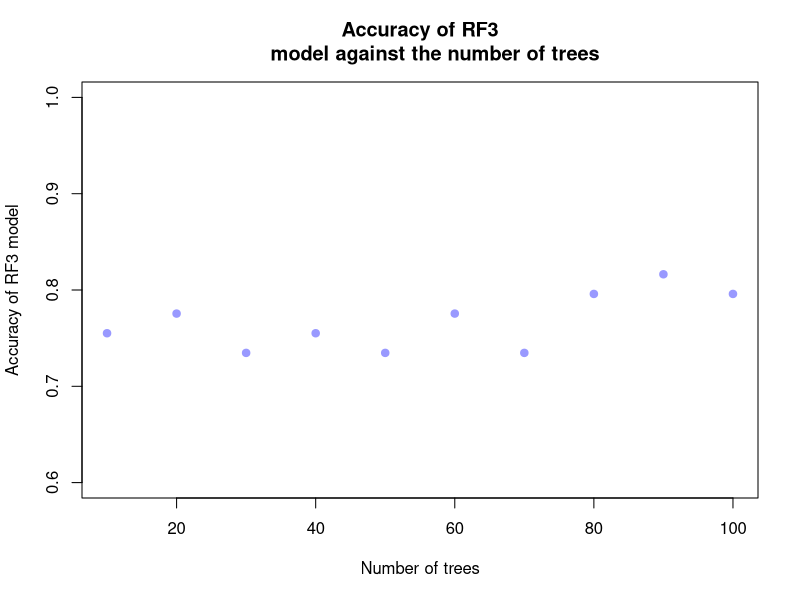

Here is the R script that generated this plot:
# Load libraries
library(readr)
library(dplyr)

install.packages("caTools")    # For Logistic regression 
library(caTools)

install.packages('randomForest') # For generating random forest model
library(randomForest)

install.packages('caret')                    # classification and regression training : The library caret has a function to make prediction.
library(caret)
install.packages('e1071', dependencies=TRUE)

set.seed(123)
dataset = read_csv("all_data.csv")

#Copy the column labels for the training and testing set
training_data <- dataset[1, ]
test_data <- dataset[1, ]

#Separate the data into training and testing. As per the paper, for each 5 rows
#of data, 4 rows go to training, and 1 row goes to testing
train_start <- 1
train_end <- 4
start <- 1
end <- 4
for (i in 1:48) {
  training_data[train_start:train_end, ] <- dataset[start:end, ]
  test_data[i+1, ] <- dataset[end+1, ]
  train_start <- train_start + 4
  train_end <- train_end + 4
  start <- start + 5
  end <- end + 5
}


# Create training and test datasets that only contain model factors
train <- training_data[, 4:53]
names(train) <- make.names(names(train))
test <- test_data[, 4:53]
names(test) <- make.names(names(test))


# Fit the RF3 model! ------------------------------------------------------

# Loop through each number of trees
# Store accuracy results
accuracy_results_RF3 <- numeric(10)  # For 10:100 in steps of 10

#Create a vector with the different numbers of trees to use
notrees <- seq(10, 100, by=10)

# Extract target variables for train and test datasets
traintarget_RF3 <- training_data[[56]]
traintarget_RF3 <- as.factor(traintarget_RF3)
testtarget_RF3 <- test_data[[56]]
testtarget_RF3 <- as.factor(testtarget_RF3)

# Loop through each number of trees
for (i in 1:length(notrees)) {
  
  # Fit the random forest model
  rf_3 <- randomForest(traintarget_RF3 ~ ., data = train, ntree = notrees[i], 
                       proximity = TRUE)
  
  # Evaluate on the test dataset
  predictions <- predict(rf_3, newdata = test)
  confusion_matrix_RF3 <- table(testtarget_RF3, predictions)
  accuracy_RF3 <- sum(diag(confusion_matrix_RF3)) / sum(confusion_matrix_RF3)
  
  # Store the accuracy in the results vector
  accuracy_results_RF3[i] <- accuracy_RF3  # Store the accuracy at the appropriate index
}

# Combine accuracy results with target names
results_df_RF3 <- data.frame(Trees = notrees, Accuracy = accuracy_results_RF3)

# Print the results
print(results_df_RF3)

# Print all accuracies
print("Accuracy results for each number of trees (RF3 model)")
print(accuracy_results_RF3)

print("Average accuracy for RF3 model")
mean(accuracy_results_RF3)

#Finally, plot the accuracy against the number of trees
plot(notrees, accuracy_results_RF3, pch=19, col="#9999FF", main="Accuracy of RF3
     model against the number of trees", xlab="Number of trees", 
     ylab="Accuracy of RF3 model", ylim=c(0.6, 1))

# Model reduction for RF3 model! ------------------------------------------

#The section of fitting the RF3 model will need to be run for this section to work

#Get the importance values
RF3_importance_all <- importance(rf_3)
print(RF3_importance_all)

#Convert to a dataframe to identify 5 minimum values
RF3_importance_all_df <- as.data.frame(RF3_importance_all)

#Add variable names
RF3_importance_all_df$Variable <- rownames(RF3_importance_all_df)

#Identify 5 minimum values
RF3_min_importance_all <- RF3_importance_all_df[order(RF3_importance_all_df$MeanDecreaseGini), ][1:5, ]

#Print the results
print(RF3_min_importance_all)

#Now remove the least important variables and refit RF model
train_2_exclude <- train[ ,RF3_min_importance_all[ ,2]]
columns_include <- setdiff(names(train), names(train_2_exclude))
train_2 <- train[ ,columns_include]
names(train_2) <- make.names(names(train_2))
test_2_exclude <- test[ ,RF3_min_importance_all[ ,2]]
columns_include <- setdiff(names(test), names(test_2_exclude))
test_2 <- test[ ,columns_include]
names(test_2) <- make.names(names(test_2))

#Now refit the model and test the accuracy
accuracy_results_RF3_2 <- numeric(10)  # For 10:100 in steps of 10

# Loop through each number of trees
for (i in 1:length(notrees)) {
  
  # Fit the random forest model
  rf_3_2 <- randomForest(traintarget_RF3 ~ ., data = train_2, ntree = notrees[i], 
                         proximity = TRUE)
  
  # Evaluate on the test dataset
  predictions <- predict(rf_3_2, newdata = test_2)
  confusion_matrix_RF3_2 <- table(testtarget_RF3, predictions)
  accuracy_RF3_2 <- sum(diag(confusion_matrix_RF3_2)) / sum(confusion_matrix_RF3_2)
  
  # Store the accuracy in the results vector
  accuracy_results_RF3_2[i] <- accuracy_RF3_2  # Store the accuracy at the appropriate index
}

mean(accuracy_results_RF3_2)

#The accuracy is 77.14% (previously 76.73%), so now find the next 5 least 
#important factors and remove them

#Identify least important factors
RF3_importance_2 <- importance(rf_3_2)
print(RF3_importance_2)

#Convert to a dataframe to identify 5 minimum values
RF3_importance_2_df <- as.data.frame(RF3_importance_2)

#Add variable names
RF3_importance_2_df$Variable <- rownames(RF3_importance_2_df)

#Identify 5 minimum values
RF3_min_importance_2 <- RF3_importance_2_df[order(RF3_importance_2_df$MeanDecreaseGini), ][1:5, ]

#Print the results
print(RF3_min_importance_2)

#Now remove the least important variables and refit RF model
train_3_exclude <- train_2[ ,RF3_min_importance_2[ ,2]]
columns_include <- setdiff(names(train_2), names(train_3_exclude))
train_3 <- train_2[ ,columns_include]
names(train_3) <- make.names(names(train_3))
test_3_exclude <- test_2[ ,RF3_min_importance_2[ ,2]]
columns_include <- setdiff(names(test_2), names(test_3_exclude))
test_3 <- test_2[ ,columns_include]
names(test_3) <- make.names(names(test_3))

#Now refit the model and test the accuracy
accuracy_results_RF3_3 <- numeric(10)  # For 10:100 in steps of 10

# Loop through each number of trees
for (i in 1:length(notrees)) {
  
  # Fit the random forest model
  rf_3_3 <- randomForest(traintarget_RF3 ~ ., data = train_3, ntree = notrees[i], 
                         proximity = TRUE)
  
  # Evaluate on the test dataset
  predictions <- predict(rf_3_3, newdata = test_3)
  confusion_matrix_RF3_3 <- table(testtarget_RF3, predictions)
  accuracy_RF3_3 <- sum(diag(confusion_matrix_RF3_3)) / sum(confusion_matrix_RF3_3)
  
  # Store the accuracy in the results vector
  accuracy_results_RF3_3[i] <- accuracy_RF3_3  # Store the accuracy at the appropriate index
}

mean(accuracy_results_RF3_3)

#The accuracy is at 75.51% (previously 77.14%), so now find the next 5 least 
#important factors and remove them

#Identify least important factors
RF3_importance_3 <- importance(rf_3_3)
print(RF3_importance_3)

#Convert to a dataframe to identify 5 minimum values
RF3_importance_3_df <- as.data.frame(RF3_importance_3)

#Add variable names
RF3_importance_3_df$Variable <- rownames(RF3_importance_3_df)

#Identify 5 minimum values
RF3_min_importance_3 <- RF3_importance_3_df[order(RF3_importance_3_df$MeanDecreaseGini), ][1:5, ]

#Print the results
print(RF3_min_importance_3)

#Now remove the least important variables and refit RF model
train_4_exclude <- train_3[ ,RF3_min_importance_3[ ,2]]
columns_include <- setdiff(names(train_3), names(train_4_exclude))
train_4 <- train_3[ ,columns_include]
names(train_4) <- make.names(names(train_4))
test_4_exclude <- test_3[ ,RF3_min_importance_3[ ,2]]
columns_include <- setdiff(names(test_3), names(test_4_exclude))
test_4 <- test_3[ ,columns_include]
names(test_4) <- make.names(names(test_4))

#Now refit the model and test the accuracy
accuracy_results_RF3_4 <- numeric(10)  # For 10:100 in steps of 10

# Loop through each number of trees
for (i in 1:length(notrees)) {
  
  # Fit the random forest model
  rf_3_4 <- randomForest(traintarget_RF3 ~ ., data = train_4, ntree = notrees[i], 
                         proximity = TRUE)
  
  # Evaluate on the test dataset
  predictions <- predict(rf_3_4, newdata = test_4)
  confusion_matrix_RF3_4 <- table(testtarget_RF3, predictions)
  accuracy_RF3_4 <- sum(diag(confusion_matrix_RF3_4)) / sum(confusion_matrix_RF3_4)
  
  # Store the accuracy in the results vector
  accuracy_results_RF3_4[i] <- accuracy_RF3_4  # Store the accuracy at the appropriate index
}

mean(accuracy_results_RF3_4)

#The accuracy is at 77.14% (previously 75.51%), so now find the next 5 least 
#important factors and remove them

#Identify least important factors
RF3_importance_4 <- importance(rf_3_4)
print(RF3_importance_4)

#Convert to a dataframe to identify 5 minimum values
RF3_importance_4_df <- as.data.frame(RF3_importance_4)

#Add variable names
RF3_importance_4_df$Variable <- rownames(RF3_importance_4_df)

#Identify 5 minimum values
RF3_min_importance_4 <- RF3_importance_4_df[order(RF3_importance_4_df$MeanDecreaseGini), ][1:5, ]

#Print the results
print(RF3_min_importance_4)

#Now remove the least important variables and refit RF model
train_5_exclude <- train_4[ ,RF3_min_importance_4[ ,2]]
columns_include <- setdiff(names(train_4), names(train_5_exclude))
train_5 <- train_4[ ,columns_include]
names(train_5) <- make.names(names(train_5))
test_5_exclude <- test_4[ ,RF3_min_importance_4[ ,2]]
columns_include <- setdiff(names(test_4), names(test_5_exclude))
test_5 <- test_4[ ,columns_include]
names(test_5) <- make.names(names(test_5))

#Now refit the model and test the accuracy
accuracy_results_RF3_5 <- numeric(10)  # For 10:100 in steps of 10

# Loop through each number of trees
for (i in 1:length(notrees)) {
  
  # Fit the random forest model
  rf_3_5 <- randomForest(traintarget_RF3 ~ ., data = train_5, ntree = notrees[i], 
                         proximity = TRUE)
  
  # Evaluate on the test dataset
  predictions <- predict(rf_3_5, newdata = test_5)
  confusion_matrix_RF3_5 <- table(testtarget_RF3, predictions)
  accuracy_RF3_5 <- sum(diag(confusion_matrix_RF3_5)) / sum(confusion_matrix_RF3_5)
  
  # Store the accuracy in the results vector
  accuracy_results_RF3_5[i] <- accuracy_RF3_5  # Store the accuracy at the appropriate index
}

mean(accuracy_results_RF3_5)

#The accuracy is at 76.53% (previously 77.14%), so now find the next 5 least 
#important factors and remove them

#Identify least important factors
RF3_importance_5 <- importance(rf_3_5)
print(RF3_importance_5)

#Convert to a dataframe to identify 5 minimum values
RF3_importance_5_df <- as.data.frame(RF3_importance_5)

#Add variable names
RF3_importance_5_df$Variable <- rownames(RF3_importance_5_df)

#Identify 5 minimum values
RF3_min_importance_5 <- RF3_importance_5_df[order(RF3_importance_5_df$MeanDecreaseGini), ][1:5, ]

#Print the results
print(RF3_min_importance_5)

#Now remove the least important variables and refit RF model
train_6_exclude <- train_5[ ,RF3_min_importance_5[ ,2]]
columns_include <- setdiff(names(train_5), names(train_6_exclude))
train_6 <- train_5[ ,columns_include]
names(train_6) <- make.names(names(train_6))
test_6_exclude <- test_5[ ,RF3_min_importance_5[ ,2]]
columns_include <- setdiff(names(test_5), names(test_6_exclude))
test_6 <- test_5[ ,columns_include]
names(test_6) <- make.names(names(test_6))

#Now refit the model and test the accuracy
accuracy_results_RF3_6 <- numeric(10)  # For 10:100 in steps of 10

# Loop through each number of trees
for (i in 1:length(notrees)) {
  
  # Fit the random forest model
  rf_3_6 <- randomForest(traintarget_RF3 ~ ., data = train_6, ntree = notrees[i], 
                         proximity = TRUE)
  
  # Evaluate on the test dataset
  predictions <- predict(rf_3_6, newdata = test_6)
  confusion_matrix_RF3_6 <- table(testtarget_RF3, predictions)
  accuracy_RF3_6 <- sum(diag(confusion_matrix_RF3_6)) / sum(confusion_matrix_RF3_6)
  
  # Store the accuracy in the results vector
  accuracy_results_RF3_6[i] <- accuracy_RF3_6  # Store the accuracy at the appropriate index
}

mean(accuracy_results_RF3_6)

#The accuracy is at 76.12% (previously 76.53%), so now find the next 5 least 
#important factors and remove them

#Identify least important factors
RF3_importance_6 <- importance(rf_3_6)
print(RF3_importance_6)

#Convert to a dataframe to identify 5 minimum values
RF3_importance_6_df <- as.data.frame(RF3_importance_6)

#Add variable names
RF3_importance_6_df$Variable <- rownames(RF3_importance_6_df)

#Identify 5 minimum values
RF3_min_importance_6 <- RF3_importance_6_df[order(RF3_importance_6_df$MeanDecreaseGini), ][1:5, ]

#Print the results
print(RF3_min_importance_6)

#Now remove the least important variables and refit RF model
train_7_exclude <- train_6[ ,RF3_min_importance_6[ ,2]]
columns_include <- setdiff(names(train_6), names(train_7_exclude))
train_7 <- train_6[ ,columns_include]
names(train_7) <- make.names(names(train_7))
test_7_exclude <- test_6[ ,RF3_min_importance_6[ ,2]]
columns_include <- setdiff(names(test_6), names(test_7_exclude))
test_7 <- test_6[ ,columns_include]
names(test_7) <- make.names(names(test_7))

#Now refit the model and test the accuracy
accuracy_results_RF3_7 <- numeric(10)  # For 10:100 in steps of 10

# Loop through each number of trees
for (i in 1:length(notrees)) {
  
  # Fit the random forest model
  rf_3_7 <- randomForest(traintarget_RF3 ~ ., data = train_7, ntree = notrees[i], 
                         proximity = TRUE)
  
  # Evaluate on the test dataset
  predictions <- predict(rf_3_7, newdata = test_7)
  confusion_matrix_RF3_7 <- table(testtarget_RF3, predictions)
  accuracy_RF3_7 <- sum(diag(confusion_matrix_RF3_7)) / sum(confusion_matrix_RF3_7)
  
  # Store the accuracy in the results vector
  accuracy_results_RF3_7[i] <- accuracy_RF3_7  # Store the accuracy at the appropriate index
}

mean(accuracy_results_RF3_7)

#The accuracy is at 76.12% (previously 76.12%), so now find the next 5 least 
#important factors and remove them

#Identify least important factors
RF3_importance_7 <- importance(rf_3_7)
print(RF3_importance_7)

#Convert to a dataframe to identify 5 minimum values
RF3_importance_7_df <- as.data.frame(RF3_importance_7)

#Add variable names
RF3_importance_7_df$Variable <- rownames(RF3_importance_7_df)

#Identify 5 minimum values
RF3_min_importance_7 <- RF3_importance_7_df[order(RF3_importance_7_df$MeanDecreaseGini), ][1:5, ]

#Print the results
print(RF3_min_importance_7)

#Now remove the least important variables and refit RF model
train_8_exclude <- train_7[ ,RF3_min_importance_7[ ,2]]
columns_include <- setdiff(names(train_7), names(train_8_exclude))
train_8 <- train_7[ ,columns_include]
names(train_8) <- make.names(names(train_8))
test_8_exclude <- test_7[ ,RF3_min_importance_7[ ,2]]
columns_include <- setdiff(names(test_7), names(test_8_exclude))
test_8 <- test_7[ ,columns_include]
names(test_8) <- make.names(names(test_8))

#Now refit the model and test the accuracy
accuracy_results_RF3_8 <- numeric(10)  # For 10:100 in steps of 10

# Loop through each number of trees
for (i in 1:length(notrees)) {
  
  # Fit the random forest model
  rf_3_8 <- randomForest(traintarget_RF3 ~ ., data = train_8, ntree = notrees[i], 
                         proximity = TRUE)
  
  # Evaluate on the test dataset
  predictions <- predict(rf_3_8, newdata = test_8)
  confusion_matrix_RF3_8 <- table(testtarget_RF3, predictions)
  accuracy_RF3_8 <- sum(diag(confusion_matrix_RF3_8)) / sum(confusion_matrix_RF3_8)
  
  # Store the accuracy in the results vector
  accuracy_results_RF3_8[i] <- accuracy_RF3_8  # Store the accuracy at the appropriate index
}

mean(accuracy_results_RF3_8)

#The accuracy is at 74.69% (previously 76.12%), so now find the next 5 least 
#important factors and remove them

#Identify least important factors
RF3_importance_7 <- importance(rf_3_7)
print(RF3_importance_7)

#Convert to a dataframe to identify 5 minimum values
RF3_importance_7_df <- as.data.frame(RF3_importance_7)

#Add variable names
RF3_importance_7_df$Variable <- rownames(RF3_importance_7_df)

#Identify 5 minimum values
RF3_min_importance_7 <- RF3_importance_7_df[order(RF3_importance_7_df$MeanDecreaseGini), ][1:5, ]

#Print the results
print(RF3_min_importance_7)

#Now remove the least important variables and refit RF model
train_8_exclude <- train_7[ ,RF3_min_importance_7[ ,2]]
columns_include <- setdiff(names(train_7), names(train_8_exclude))
train_8 <- train_7[ ,columns_include]
names(train_8) <- make.names(names(train_8))
test_8_exclude <- test_7[ ,RF3_min_importance_7[ ,2]]
columns_include <- setdiff(names(test_7), names(test_8_exclude))
test_8 <- test_7[ ,columns_include]
names(test_8) <- make.names(names(test_8))

#Now refit the model and test the accuracy
accuracy_results_RF3_8 <- numeric(10)  # For 10:100 in steps of 10

# Loop through each number of trees
for (i in 1:length(notrees)) {
  
  # Fit the random forest model
  rf_3_8 <- randomForest(traintarget_RF3 ~ ., data = train_8, ntree = notrees[i], 
                         proximity = TRUE)
  
  # Evaluate on the test dataset
  predictions <- predict(rf_3_8, newdata = test_8)
  confusion_matrix_RF3_8 <- table(testtarget_RF3, predictions)
  accuracy_RF3_8 <- sum(diag(confusion_matrix_RF3_8)) / sum(confusion_matrix_RF3_8)
  
  # Store the accuracy in the results vector
  accuracy_results_RF3_8[i] <- accuracy_RF3_8  # Store the accuracy at the appropriate index
}

mean(accuracy_results_RF3_8)

#The accuracy is at 76.33% (previously 74.69%), so now find the next 5 least 
#important factors and remove them

#Identify least important factors
RF3_importance_8 <- importance(rf_3_8)
print(RF3_importance_8)

#Convert to a dataframe to identify 5 minimum values
RF3_importance_8_df <- as.data.frame(RF3_importance_8)

#Add variable names
RF3_importance_8_df$Variable <- rownames(RF3_importance_8_df)

#Identify 5 minimum values
RF3_min_importance_8 <- RF3_importance_8_df[order(RF3_importance_8_df$MeanDecreaseGini), ][1:5, ]

#Print the results
print(RF3_min_importance_8)

#Now remove the least important variables and refit RF model
train_9_exclude <- train_8[ ,RF3_min_importance_8[ ,2]]
columns_include <- setdiff(names(train_8), names(train_9_exclude))
train_9 <- train_8[ ,columns_include]
names(train_9) <- make.names(names(train_9))
test_9_exclude <- test_8[ ,RF3_min_importance_8[ ,2]]
columns_include <- setdiff(names(test_8), names(test_9_exclude))
test_9 <- test_8[ ,columns_include]
names(test_9) <- make.names(names(test_9))

#Now refit the model and test the accuracy
accuracy_results_RF3_9 <- numeric(10)  # For 10:100 in steps of 10

# Loop through each number of trees
for (i in 1:length(notrees)) {
  
  # Fit the random forest model
  rf_3_9 <- randomForest(traintarget_RF3 ~ ., data = train_9, ntree = notrees[i], 
                         proximity = TRUE)
  
  # Evaluate on the test dataset
  predictions <- predict(rf_3_9, newdata = test_9)
  confusion_matrix_RF3_9 <- table(testtarget_RF3, predictions)
  accuracy_RF3_9 <- sum(diag(confusion_matrix_RF3_9)) / sum(confusion_matrix_RF3_9)
  
  # Store the accuracy in the results vector
  accuracy_results_RF3_9[i] <- accuracy_RF3_9  # Store the accuracy at the appropriate index
}

mean(accuracy_results_RF3_9)

#The accuracy is at 75.71% (previously 76.33%). Now that we're down to 10 variables, 
#only take out one at a time.

#Identify least important factors
RF3_importance_9 <- importance(rf_3_9)
print(RF3_importance_9)

#Convert to a dataframe to identify minimum value
RF3_importance_9_df <- as.data.frame(RF3_importance_9)

#Add variable names
RF3_importance_9_df$Variable <- rownames(RF3_importance_9_df)

#Identify minimum values
RF3_min_importance_9 <- RF3_importance_9_df[order(RF3_importance_9_df$MeanDecreaseGini), ][1, ]

#Print the results
print(RF3_min_importance_9)

#Now remove the least important variables and refit RF model
train_10_exclude <- train_9[ ,RF3_min_importance_9[ ,2]]
columns_include <- setdiff(names(train_9), names(train_10_exclude))
train_10 <- train_9[ ,columns_include]
names(train_10) <- make.names(names(train_10))
test_10_exclude <- test_9[ ,RF3_min_importance_9[ ,2]]
columns_include <- setdiff(names(test_9), names(test_10_exclude))
test_10 <- test_9[ ,columns_include]
names(test_10) <- make.names(names(test_10))

#Now refit the model and test the accuracy
accuracy_results_RF3_10 <- numeric(10)  # For 10:100 in steps of 10

# Loop through each number of trees
for (i in 1:length(notrees)) {
  
  # Fit the random forest model
  rf_3_10 <- randomForest(traintarget_RF3 ~ ., data = train_10, ntree = notrees[i], 
                          proximity = TRUE)
  
  # Evaluate on the test dataset
  predictions <- predict(rf_3_10, newdata = test_10)
  confusion_matrix_RF3_10 <- table(testtarget_RF3, predictions)
  accuracy_RF3_10 <- sum(diag(confusion_matrix_RF3_10)) / sum(confusion_matrix_RF3_10)
  
  # Store the accuracy in the results vector
  accuracy_results_RF3_10[i] <- accuracy_RF3_10  # Store the accuracy at the appropriate index
}

mean(accuracy_results_RF3_10)

#The accuracy is at 75.92% (previously 75.71%). Now that we're down to 10 variables, 
#only take out one at a time.

#Identify least important factors
RF3_importance_10 <- importance(rf_3_10)
print(RF3_importance_10)

#Convert to a dataframe to identify minimum value
RF3_importance_10_df <- as.data.frame(RF3_importance_10)

#Add variable names
RF3_importance_10_df$Variable <- rownames(RF3_importance_10_df)

#Identify minimum values
RF3_min_importance_10 <- RF3_importance_10_df[order(RF3_importance_10_df$MeanDecreaseGini), ][1, ]

#Print the results
print(RF3_min_importance_10)

#Now remove the least important variables and refit RF model
train_11_exclude <- train_10[ ,RF3_min_importance_10[ ,2]]
columns_include <- setdiff(names(train_10), names(train_11_exclude))
train_11 <- train_10[ ,columns_include]
names(train_11) <- make.names(names(train_11))
test_11_exclude <- test_10[ ,RF3_min_importance_10[ ,2]]
columns_include <- setdiff(names(test_10), names(test_11_exclude))
test_11 <- test_10[ ,columns_include]
names(test_11) <- make.names(names(test_11))

#Now refit the model and test the accuracy
accuracy_results_RF3_11 <- numeric(10)  # For 10:100 in steps of 10

# Loop through each number of trees
for (i in 1:length(notrees)) {
  
  # Fit the random forest model
  rf_3_11 <- randomForest(traintarget_RF3 ~ ., data = train_11, ntree = notrees[i], 
                          proximity = TRUE)
  
  # Evaluate on the test dataset
  predictions <- predict(rf_3_11, newdata = test_11)
  confusion_matrix_RF3_11 <- table(testtarget_RF3, predictions)
  accuracy_RF3_11 <- sum(diag(confusion_matrix_RF3_11)) / sum(confusion_matrix_RF3_11)
  
  # Store the accuracy in the results vector
  accuracy_results_RF3_11[i] <- accuracy_RF3_11  # Store the accuracy at the appropriate index
}

mean(accuracy_results_RF3_11)

#The accuracy is at 77.35% (previously 75.92%). Now that we're down to 10 variables, 
#only take out one at a time.

#Identify least important factor
RF3_importance_11 <- importance(rf_3_11)
print(RF3_importance_11)

#Convert to a dataframe to identify minimum value
RF3_importance_11_df <- as.data.frame(RF3_importance_11)

#Add variable names
RF3_importance_11_df$Variable <- rownames(RF3_importance_11_df)

#Identify minimum values
RF3_min_importance_11 <- RF3_importance_11_df[order(RF3_importance_11_df$MeanDecreaseGini), ][1, ]

#Print the results
print(RF3_min_importance_11)

#Now remove the least important variables and refit RF model
train_12_exclude <- train_11[ ,RF3_min_importance_11[ ,2]]
columns_include <- setdiff(names(train_11), names(train_12_exclude))
train_12 <- train_11[ ,columns_include]
names(train_12) <- make.names(names(train_12))
test_12_exclude <- test_11[ ,RF3_min_importance_11[ ,2]]
columns_include <- setdiff(names(test_11), names(test_12_exclude))
test_12 <- test_11[ ,columns_include]
names(test_12) <- make.names(names(test_12))

#Now refit the model and test the accuracy
accuracy_results_RF3_12 <- numeric(10)  # For 10:100 in steps of 10

# Loop through each number of trees
for (i in 1:length(notrees)) {
  
  # Fit the random forest model
  rf_3_12 <- randomForest(traintarget_RF3 ~ ., data = train_12, ntree = notrees[i], 
                          proximity = TRUE)
  
  # Evaluate on the test dataset
  predictions <- predict(rf_3_12, newdata = test_12)
  confusion_matrix_RF3_12 <- table(testtarget_RF3, predictions)
  accuracy_RF3_12 <- sum(diag(confusion_matrix_RF3_12)) / sum(confusion_matrix_RF3_12)
  
  # Store the accuracy in the results vector
  accuracy_results_RF3_12[i] <- accuracy_RF3_12  # Store the accuracy at the appropriate index
}

mean(accuracy_results_RF3_12)

#The accuracy is at 76.33% (previously 77.35%)., take another variable out.

#Identify least important factor
RF3_importance_12 <- importance(rf_3_12)
print(RF3_importance_12)

#Convert to a dataframe to identify minimum value
RF3_importance_12_df <- as.data.frame(RF3_importance_12)

#Add variable names
RF3_importance_12_df$Variable <- rownames(RF3_importance_12_df)

#Identify minimum values
RF3_min_importance_12 <- RF3_importance_12_df[order(RF3_importance_12_df$MeanDecreaseGini), ][1, ]

#Print the results
print(RF3_min_importance_12)

#Now remove the least important variables and refit RF model
train_13_exclude <- train_12[ ,RF3_min_importance_12[ ,2]]
columns_include <- setdiff(names(train_12), names(train_13_exclude))
train_13 <- train_12[ ,columns_include]
names(train_13) <- make.names(names(train_13))
test_13_exclude <- test_12[ ,RF3_min_importance_12[ ,2]]
columns_include <- setdiff(names(test_12), names(test_13_exclude))
test_13 <- test_12[ ,columns_include]
names(test_13) <- make.names(names(test_13))

#Now refit the model and test the accuracy
accuracy_results_RF3_13 <- numeric(10)  # For 10:100 in steps of 10

# Loop through each number of trees
for (i in 1:length(notrees)) {
  
  # Fit the random forest model
  rf_3_13 <- randomForest(traintarget_RF3 ~ ., data = train_13, ntree = notrees[i], 
                          proximity = TRUE)
  
  # Evaluate on the test dataset
  predictions <- predict(rf_3_13, newdata = test_13)
  confusion_matrix_RF3_13 <- table(testtarget_RF3, predictions)
  accuracy_RF3_13 <- sum(diag(confusion_matrix_RF3_13)) / sum(confusion_matrix_RF3_13)
  
  # Store the accuracy in the results vector
  accuracy_results_RF3_13[i] <- accuracy_RF3_13  # Store the accuracy at the appropriate index
}

mean(accuracy_results_RF3_13)

#The accuracy has dropped to 72.86% (previously 76.33%), which is too much of a drop.
#Therefore, reject the latest model reduction.
